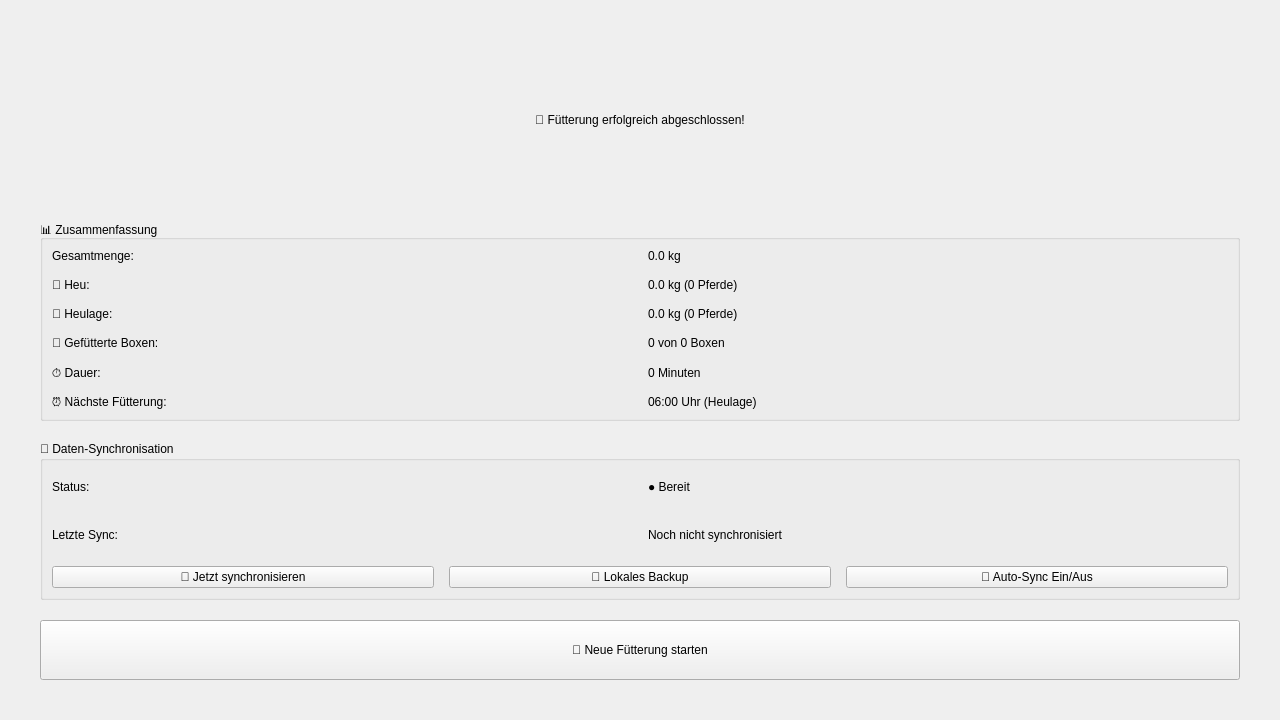
<?xml version="1.0" encoding="UTF-8"?>
<ui version="4.0">
 <class>Form</class>
 <widget class="QWidget" name="Form">
  <property name="geometry">
   <rect>
    <x>0</x>
    <y>0</y>
    <width>1280</width>
    <height>720</height>
   </rect>
  </property>
  <property name="windowTitle">
   <string>Fütterung Abgeschlossen</string>
  </property>
  <layout class="QVBoxLayout" name="verticalLayout_main">
   <property name="spacing">
    <number>20</number>
   </property>
   <property name="leftMargin">
    <number>40</number>
   </property>
   <property name="topMargin">
    <number>40</number>
   </property>
   <property name="rightMargin">
    <number>40</number>
   </property>
   <property name="bottomMargin">
    <number>40</number>
   </property>
   <item>
    <widget class="QLabel" name="title_label">
     <property name="text">
      <string>🎉 Fütterung erfolgreich abgeschlossen!</string>
     </property>
     <property name="alignment">
      <set>Qt::AlignCenter</set>
     </property>
    </widget>
   </item>
   <item>
    <widget class="QGroupBox" name="content_group">
     <property name="title">
      <string>📊 Zusammenfassung</string>
     </property>
     <layout class="QGridLayout" name="gridLayout_zusammenfassung">
      <property name="spacing">
       <number>15</number>
      </property>
      <item row="3" column="0">
       <widget class="QLabel" name="info_label">
        <property name="text">
         <string>🐴 Gefütterte Boxen:</string>
        </property>
       </widget>
      </item>
      <item row="4" column="2">
       <widget class="QLabel" name="value_label">
        <property name="text">
         <string>0 Minuten</string>
        </property>
       </widget>
      </item>
      <item row="0" column="2">
       <widget class="QLabel" name="value_label">
        <property name="text">
         <string>0.0 kg</string>
        </property>
       </widget>
      </item>
      <item row="5" column="0">
       <widget class="QLabel" name="info_label">
        <property name="text">
         <string>⏰ Nächste Fütterung:</string>
        </property>
       </widget>
      </item>
      <item row="2" column="2">
       <widget class="QLabel" name="value_label">
        <property name="text">
         <string>0.0 kg (0 Pferde)</string>
        </property>
       </widget>
      </item>
      <item row="3" column="2">
       <widget class="QLabel" name="value_label">
        <property name="text">
         <string>0 von 0 Boxen</string>
        </property>
       </widget>
      </item>
      <item row="4" column="0">
       <widget class="QLabel" name="info_label">
        <property name="text">
         <string>⏱️ Dauer:</string>
        </property>
       </widget>
      </item>
      <item row="1" column="0">
       <widget class="QLabel" name="info_label">
        <property name="text">
         <string>🌾 Heu:</string>
        </property>
       </widget>
      </item>
      <item row="5" column="2">
       <widget class="QLabel" name="value_label">
        <property name="text">
         <string>06:00 Uhr (Heulage)</string>
        </property>
       </widget>
      </item>
      <item row="0" column="0">
       <widget class="QLabel" name="info_label">
        <property name="text">
         <string>Gesamtmenge:</string>
        </property>
       </widget>
      </item>
      <item row="1" column="2">
       <widget class="QLabel" name="value_label">
        <property name="text">
         <string>0.0 kg (0 Pferde)</string>
        </property>
       </widget>
      </item>
      <item row="2" column="0">
       <widget class="QLabel" name="info_label">
        <property name="text">
         <string>🌿 Heulage:</string>
        </property>
       </widget>
      </item>
     </layout>
    </widget>
   </item>
   <item>
    <widget class="QGroupBox" name="content_group">
     <property name="title">
      <string>🔄 Daten-Synchronisation</string>
     </property>
     <layout class="QGridLayout" name="gridLayout_sync">
      <property name="spacing">
       <number>15</number>
      </property>
      <item row="0" column="0">
       <widget class="QLabel" name="info_label">
        <property name="text">
         <string>Status:</string>
        </property>
       </widget>
      </item>
      <item row="0" column="1">
       <widget class="QLabel" name="value_label">
        <property name="text">
         <string>● Bereit</string>
        </property>
       </widget>
      </item>
      <item row="1" column="0">
       <widget class="QLabel" name="info_label">
        <property name="text">
         <string>Letzte Sync:</string>
        </property>
       </widget>
      </item>
      <item row="1" column="1">
       <widget class="QLabel" name="value_label">
        <property name="text">
         <string>Noch nicht synchronisiert</string>
        </property>
       </widget>
      </item>
      <item row="2" column="0" colspan="2">
       <layout class="QHBoxLayout" name="horizontalLayout_sync_buttons">
        <item>
         <widget class="QPushButton" name="primary_button">
          <property name="text">
           <string>🚀 Jetzt synchronisieren</string>
          </property>
         </widget>
        </item>
        <item>
         <widget class="QPushButton" name="secondary_button">
          <property name="text">
           <string>💾 Lokales Backup</string>
          </property>
         </widget>
        </item>
        <item>
         <widget class="QPushButton" name="secondary_button">
          <property name="text">
           <string>🔄 Auto-Sync Ein/Aus</string>
          </property>
         </widget>
        </item>
       </layout>
      </item>
     </layout>
    </widget>
   </item>
   <item>
    <layout class="QHBoxLayout" name="horizontalLayout_navigation">
     <property name="spacing">
      <number>30</number>
     </property>
     <item>
      <widget class="QPushButton" name="primary_button">
       <property name="minimumSize">
        <size>
         <width>300</width>
         <height>60</height>
        </size>
       </property>
       <property name="text">
        <string>🔄 Neue Fütterung starten</string>
       </property>
      </widget>
     </item>
    </layout>
   </item>
  </layout>
 </widget>
 <resources/>
 <connections/>
</ui>
